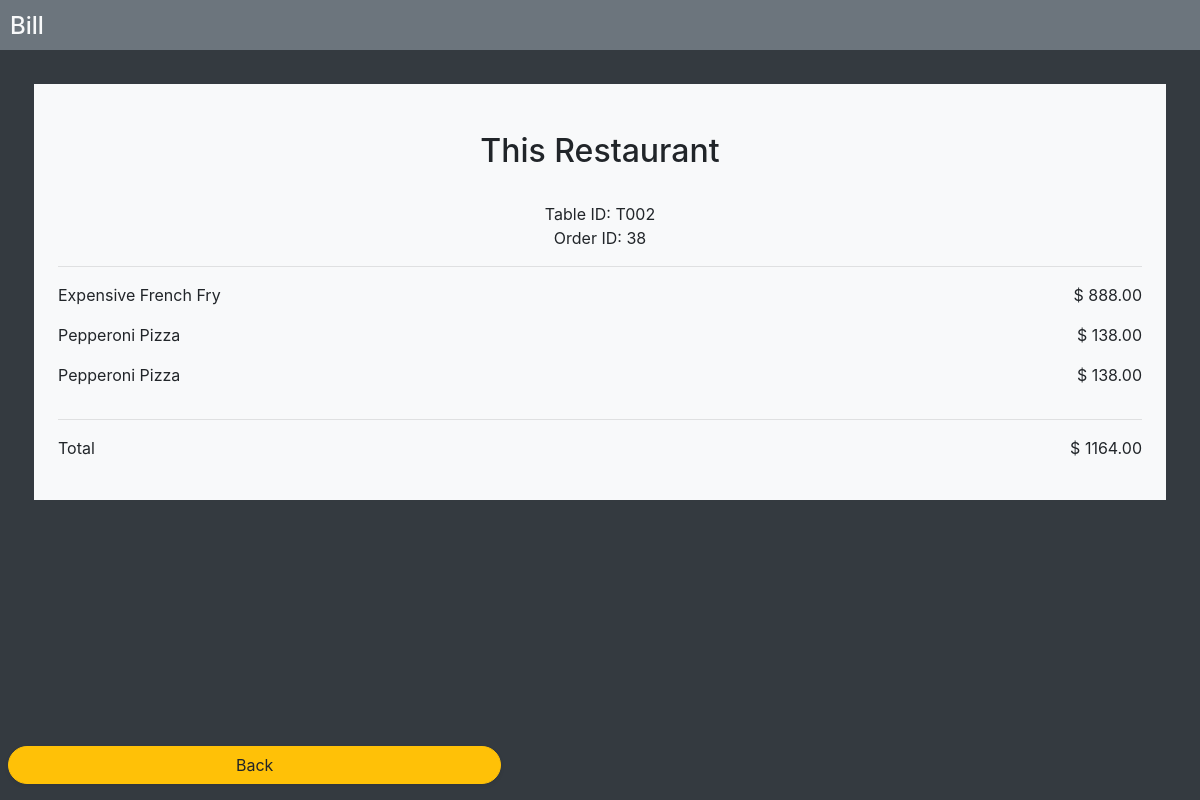
Screenshot of /bill (signed in) with the database file from the repository.
### order/models.py (models this page shows)
class Order_State(models.Model):
    order = models.ForeignKey(Order, on_delete=models.CASCADE)
    food = models.ForeignKey(Food, on_delete=models.CASCADE, null=True)
    STATE_IN_CHOICE = (
        ('ordered', 'ordered'),
        ('making', 'making'),
        ('finished', 'finished'),
        ('served', 'served'),
        ('cancelled', 'cancelled'),
    )
    state = models.CharField(max_length=10, choices=STATE_IN_CHOICE, default='ordered')

### restaurant/models.py (models this page shows, shortened)
class Food(models.Model):
    food_id = models.CharField(max_length=10, primary_key=True)
    food_name = models.CharField(max_length=50)
    category_id = models.ForeignKey(Category, null=True, on_delete=models.SET_NULL)
    price = models.DecimalField(max_digits=10, decimal_places=2)
    description = models.TextField()
    image = models.ImageField(upload_to='menu/food')
    available = models.BooleanField(default=True)

### restaurant/views.py (the view)
# urls.py: url(r'^bill$', restaurant.views.bill_page, name='bill'),
@login_required(redirect_field_name='login')
def bill_page(request):
    table_id = auth.get_user(request)
    bill = Order.objects.get(table_id = auth.get_user(request), billed = False)
    state = Order_State.objects.filter(order = bill)
    id = bill.order_id
    time = bill.timestamp
    result = []
    total = 0;
    for state in state:
        if state.state != "cancelled":
            result.append(state)
            total += state.food.price
    args = {'result': result, 'id': id, 'total': total}
    return render(
        request,
        'restaurant/bill.html',
        args,
    )

### restaurant/templates/restaurant/bill.html (shortened to what this page needs)
﻿<!doctype html>
<html lang="en">
  <head>
    <link rel="stylesheet" href="https://stackpath.bootstrapcdn.com/bootstrap/4.4.1/css/bootstrap.min.css">
      {% load static %}
  </head>
<body class="bg-dark">
<section id="page_header" class="fixed-top">
  <div class="w-100 bg-secondary" style="height: 50px">
    <div class="float-left align-bottom" style="width: 47%">
      <h4 id="header_title" class="text-light float-left" style="margin-left: 10px; margin-top: 12px;">Bill</h4>
    </div>
  </div>
</section>
<section id="main_container" style="margin-top: 60px; padding-left: 10px; padding-right: 10px">
    <div class="m-4 p-4 bg-light">
        <h2 class="text-center p-4">This Restaurant</h2>
        <div class="text-center">Table ID: {{user.username}}</div>
        <div class="text-center">Order ID: {{id}}</div>
        <hr />
        {% for state in result %}
        <div class="row">
            <p class="col-8 text-left" style="word-break: break-all">{{ state.food.food_name }}</p>
            <p class="col-4 text-right">$ {{ state.food.price }}</p>
        </div>
        {% endfor %}
        <hr/>
        <div class="row">
            <p class="col text-left">Total</p>
            <p class="col text-right">$ {{total}}</p>
        </div>
    </div>
</section>
<section id="page_footer" class="fixed-bottom">
    <div class="row justify-content-between m-2">
    <a class="col-5 btn btn-warning rounded-pill w-100 h6 shadow-sm" href="{% url 'home' %}">Back</a>
    </div>
</section>
</body>
</html>

### rows the page displays
Order_State: food.food_name "Expensive French Fry", food.price "888.00"
Order_State: food.food_name "Pepperoni Pizza", food.price "138.00"
Order_State: food.food_name "Pepperoni Pizza", food.price "138.00"

### other values shown
{{ user.username }} "T002"
{{ id }} "38"
{{ total }} "1164.00"
